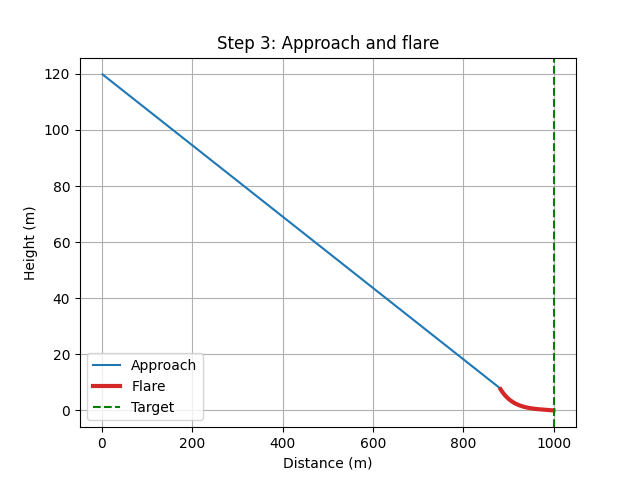

Write Python code to recreate this figure.
# Step 3: The flare (soft landing)
# Two stages now:
#   APPROACH: aim for a point a little BEFORE the target, arriving at flare height
#   FLARE:    near the ground, sink slower and slower so we touch down softly
# Run with:  python glider_step3.py

import matplotlib.pyplot as plt

# ----- Starting values (you can change these) -----
height = 120.0        # starting height in meters
distance = 0.0        # how far forward we have flown, in meters
forward_speed = 15.0  # glider speed through the air, meters per second
wind = 0.0            # + is a tailwind, - is a headwind
target = 1000.0       # where we want to land, in meters from the start
time_step = 0.1       # we update every 0.1 seconds

# ----- Approach limits -----
min_sink = 0.3
max_sink = 5.0

# ----- Flare settings -----
flare_height = 8.0    # start the flare below this height (meters)
flare_tau = 2.0       # bigger number = slower, gentler flare
flare_min_sink = 0.2  # never sink slower than this during the flare
flare_time = 8.0      # roughly how many seconds the flare takes

# ----- Success rules for the demo -----
max_miss = 30.0       # must land within this many meters of the target
max_touch_sink = 0.5  # must touch down slower than this (m/s)

# ----- Notebooks to remember the path -----
approach_x = []
approach_h = []
flare_x = []
flare_h = []

stage = "APPROACH"
sink_speed = 0.0

while height > 0:
    ground_speed = forward_speed + wind

    # Switch to the flare stage when we are low enough
    if height <= flare_height:
        stage = "FLARE"

    if stage == "APPROACH":
        # The flare will use up some distance, so aim BEFORE the target.
        aim_point = target - ground_speed * flare_time
        distance_left = aim_point - distance
        if distance_left < 1:
            distance_left = 1
        time_left = distance_left / ground_speed

        # Sink fast enough to arrive at flare height right at the aim point
        sink_speed = (height - flare_height) / time_left
        if sink_speed < min_sink:
            sink_speed = min_sink
        if sink_speed > max_sink:
            sink_speed = max_sink
    else:
        # FLARE: the lower we are, the slower we sink
        sink_speed = height / flare_tau
        if sink_speed < flare_min_sink:
            sink_speed = flare_min_sink

    # Move the glider
    distance = distance + ground_speed * time_step
    height = height - sink_speed * time_step

    # Save the position in the right notebook
    if stage == "APPROACH":
        approach_x.append(distance)
        approach_h.append(max(height, 0))
    else:
        flare_x.append(distance)
        flare_h.append(max(height, 0))

# ----- Results -----
miss = distance - target
good = abs(miss) <= max_miss and sink_speed <= max_touch_sink
print("Landed at", round(distance), "m. Target was", round(target), "m.")
print("Miss distance:", round(miss, 1), "m (negative = landed short)")
print("Sink speed at touchdown:", round(sink_speed, 2), "m/s")
print("RESULT:", "PASS" if good else "FAIL")

# ----- Graph -----
plt.plot(approach_x, approach_h, color="tab:blue", label="Approach")
plt.plot(flare_x, flare_h, color="tab:red", linewidth=3, label="Flare")
plt.axvline(target, color="green", linestyle="--", label="Target")
plt.xlabel("Distance (m)")
plt.ylabel("Height (m)")
plt.title("Step 3: Approach and flare")
plt.legend()
plt.grid(True)
plt.savefig("glider_step3.png")
plt.show()
